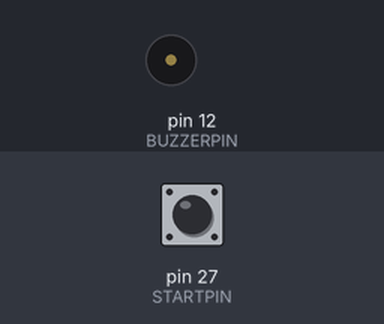
The sketch below on a simulated Arduino Mega 2560, built for the host (arithmetic inside an expression is 32-bit, double 64-bit). Shown: buzzer (waves = sounding). The inputs (shaded band) are chosen by the test bench; at power-on: pin 27 (STARTPIN) LOW.

Above: at 1.2 s.
1.3 s: pin 27 (STARTPIN) pulled HIGH for 0.15 s
At 2.1 s:
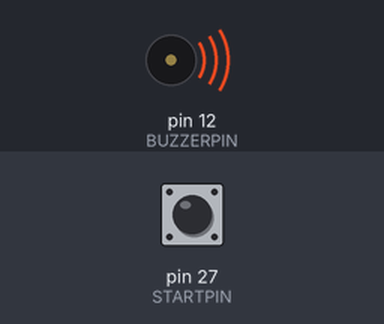
2.9 s: pin 27 (STARTPIN) pulled HIGH for 1 s
Timing chart, 0 to 22.4 s (numbered marks = the images above; inputs shaded):
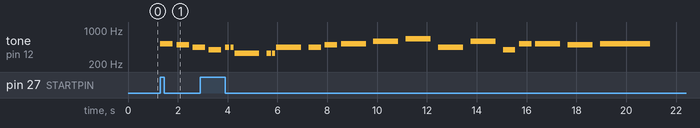

The sketch:

Dallam_lejatszo.ino
```cpp
/*

†JMJ†

///////////////////////////////////////////////
//             DALLAM LEJÁTSZÓ               //
///////////////////////////////////////////////

A program leírása:

A program egy tetszőleges dallamot játszik le egy passzív buzzer segítségével.
A program elején a zenei hangok kerülnek definiálásra. Jelenleg 1 oktáv terjedelemben
A dallamot egy tömben tároljuk. Ezen tömb módosításával lehet a dallamot átírni.
A dallamot egy gomb lenyomásával lehet elindítani, illetve újraindítani.


Verzió: 1.0
Készült: Az Úr 2024. évében, Jézus Krisztus Szentséges Szívének havának 22. napján.
AMDG

†JMJ†

*/

///////////////////////////////////////////////
//              DEFINIÁLÁSOK                 //
///////////////////////////////////////////////

//Zenei hangok frekvenciáinak definiálása

#define C4  261.63
#define D4  293.66
#define E4  329.63
#define F4  349.23
#define G4  392
#define A4  440
#define B4  493.88
#define C5  523.25
#define D5  587.33
#define E5  659.25

///////////////////////////////////////////////
//              DALLAM TÖMB                  //
///////////////////////////////////////////////

// Ezen tömben kerülnek eltárolásra a dallam hangjai
// A tömb elemeinek módosításával lehet más dallamot lejátszatni.

float melody[] = {

  C5, B4, A4, G4, A4, A4, E4, E4, E4, A4, A4, B4, C5, D5, E5, A4, D5, G4, C5, C5, B4, C5
};

//Dallam tömb hossza

int Length;

// A hangok hossza

int NoteDuration[] = {

  4, 4, 4, 4, 12, 16, 2, 12, 16, 2, 4, 4, 2, 2, 2, 2, 2, 4, 4, 2, 2, 1

};                  //1 másodperccel leosztva a hanghossz
int DelayBetweenNotes = 1000 / 16 * 1.30;  //Hangok közötti szünet

///////////////////////////////////////////////
//            GLOBÁLIS VÁLTOZÓK              //
///////////////////////////////////////////////

int Status = 0;   //Indítógomb státusza

///////////////////////////////////////////////
//               PIN KIOSZTÁS                //
///////////////////////////////////////////////

const int BUZZERPIN   =   12;   //Hangszóró pin
const int STARTPIN    =   27;   //Indítógomb pin
const int STARTPINVCC =   25;   //Indítógomb VCC pin


//--------------------------------------------//


void setup() {

  pinMode(STARTPIN, INPUT_PULLDOWN);       //Indítógomb pinmode deklarálása
  pinMode(STARTPINVCC, OUTPUT);

  for(auto i: melody)                      //A dallam hosszának megállapítása
  {

    Length++;

  }

}

void loop() {
  digitalWrite(STARTPINVCC, HIGH);
  Status = digitalRead(STARTPIN); //A gomb állapota
  if(Status)
  {

    //Lejátsza a dallamot
    for(int Note = 0; Note < Length; Note++)
    {
      tone(BUZZERPIN, melody[Note], 2000 / NoteDuration[Note]);
      delay(2000 / NoteDuration[Note] * 1.30);
      noTone(BUZZERPIN);

    }
    Status = 0;
  }


}
```

Measured:
- after the input at 1.3 s, tone on pin 12 (BUZZERPIN): plays 523 Hz for 0.50 s, 493 Hz for 0.50 s, 440 Hz for 0.30 s, starting at once
